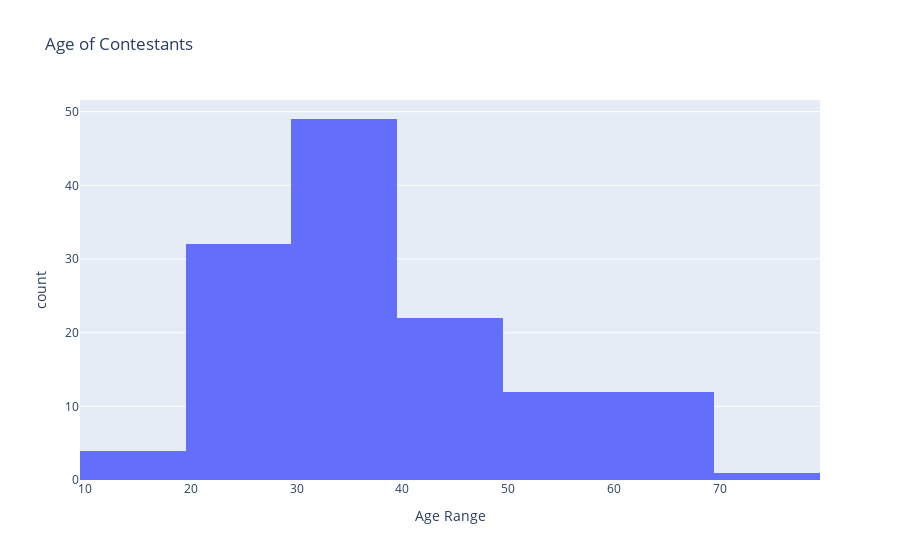

Notebook cell for this chart:
### Code cell
fig = px.histogram(x=contestants_df["Age"], nbins=7, title='Age of Contestants', labels=dict(x="Age Range"))
fig.show()

### Figure 1 — Plotly figure (JSON) as saved in the notebook; plotly's stock layout.template omitted (floating-point values rounded to 4 significant figures; data arrays with more than 128 entries replaced by an {"elided": "..."} marker saying what was removed)
{"data": [{"alignmentgroup": "True", "bingroup": "x", "hovertemplate": "Age Range=%{x}<br>count=%{y}<extra></extra>", "legendgroup": "", "marker": {"color": "#636efa"}, "name": "", "nbinsx": 7, "offsetgroup": "", "orientation": "v", "showlegend": false, "type": "histogram", "x": {"elided": "132 int values"}, "xaxis": "x", "yaxis": "y"}], "layout": {"barmode": "relative", "legend": {"tracegroupgap": 0}, "title": {"text": "Age of Contestants"}, "xaxis": {"anchor": "y", "domain": [0, 1], "title": {"text": "Age Range"}}, "yaxis": {"anchor": "x", "domain": [0, 1], "title": {"text": "count"}}}}
